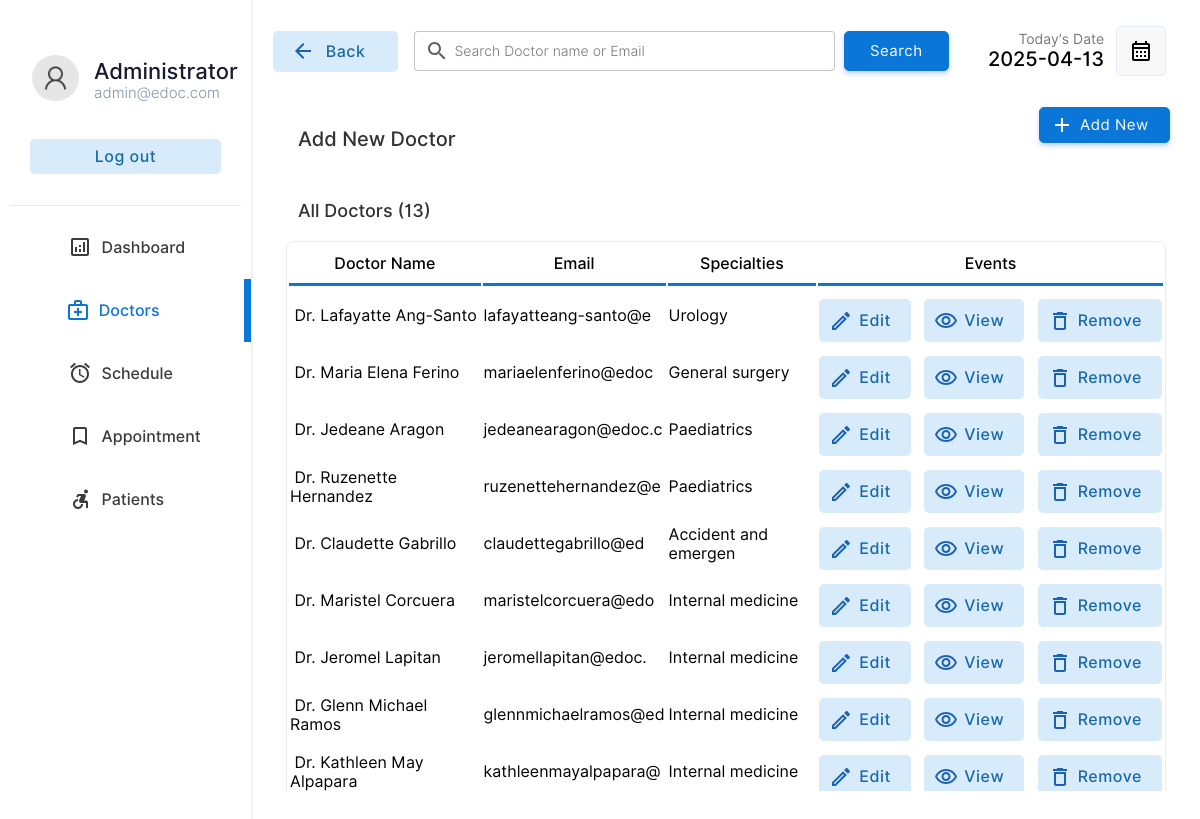
Screenshot of /doctor/doctors.php (signed in) with the database file from the repository.
### tables this page shows
CREATE TABLE `doctor` (
  `docid` int(11) NOT NULL,
  `docemail` varchar(255) DEFAULT NULL,
  `docname` varchar(255) DEFAULT NULL,
  `docpassword` varchar(255) DEFAULT NULL,
  `docnic` varchar(15) DEFAULT NULL,
  `doctel` varchar(15) DEFAULT NULL,
  `specialties` int(2) DEFAULT NULL
);

CREATE TABLE `specialties` (
  `id` int(2) NOT NULL,
  `sname` varchar(50) DEFAULT NULL
);

### doctor/doctors.php (the view, shortened to what this page needs)
<!DOCTYPE html>
<html lang="en">
<head>
    <link rel="stylesheet" href="../css/animations.css">
    <link rel="stylesheet" href="../css/main.css">
    <link rel="stylesheet" href="../css/admin.css">
</head>
<body>
    <?php
    include("../connection.php");
    ?>
    <div class="container">
        <div class="menu">
            <table class="menu-container" border="0">
                <tr>
                    <td style="padding:10px" colspan="2">
                        <table border="0" class="profile-container">
                            <tr>
                                <td width="30%" style="padding-left:20px" >
                                    <img src="../img/user.png" alt="" width="100%" style="border-radius:50%">
                                </td>
                                <td style="padding:0px;margin:0px;">
                                    <p class="profile-title">Administrator</p>
                                    <p class="profile-subtitle">admin@edoc.com</p>
                                </td>
                            </tr>
                            <tr>
                                <td colspan="2">
                                <a href="../logout.php" ><input type="button" value="Log out" class="logout-btn btn-primary-soft btn"></a>
                                </td>
                            </tr>
                    </table>
                    </td>
                </tr>
                <tr class="menu-row" >
                    <td class="menu-btn menu-icon-dashbord" >
                        <a href="index.php" class="non-style-link-menu"><div><p class="menu-text">Dashboard</p></a></div></a>
                <tr class="menu-row">
                    <td class="menu-btn menu-icon-doctor menu-active menu-icon-doctor-active">
                        <a href="doctors.php" class="non-style-link-menu non-style-link-menu-active"><div><p class="menu-text">Doctors</p></a></div>
                <tr class="menu-row" >
                    <td class="menu-btn menu-icon-schedule">
                        <a href="schedule.php" class="non-style-link-menu"><div><p class="menu-text">Schedule</p></div></a>
                    </td>
                </tr>
                <tr class="menu-row">
                    <td class="menu-btn menu-icon-appoinment">
                        <a href="appointment.php" class="non-style-link-menu"><div><p class="menu-text">Appointment</p></a></div>
                    </td>
                </tr>
                <tr class="menu-row" >
                    <td class="menu-btn menu-icon-patient">
                        <a href="patient.php" class="non-style-link-menu"><div><p class="menu-text">Patients</p></a></div>
                    </td>
                </tr>
        <div class="dash-body">
            <table border="0" width="100%" style=" border-spacing: 0;margin:0;padding:0;margin-top:25px; ">
                <tr >
                    <td width="13%">
                        <a href="doctors.php" ><button  class="login-btn btn-primary-soft btn btn-icon-back"  style="padding-top:11px;padding-bottom:11px;margin-left:20px;width:125px"><font class="tn-in-text">Back</font></button></a>
                    </td>
                    <td>
                        <form action="" method="post" class="header-search">
                            <input type="search" name="search" class="input-text header-searchbar" placeholder="Search Doctor name or Email" list="doctors">&nbsp;&nbsp;
                            <?php
                                $list11 = $database->query("select  docname,docemail from  doctor;");
?>
                            <input type="Submit" value="Search" class="login-btn btn-primary btn" style="padding-left: 25px;padding-right: 25px;padding-top: 10px;padding-bottom: 10px;">
                        </form>
                    </td>
                    <td width="15%">
                        <p style="font-size: 14px;color: rgb(119, 119, 119);padding: 0;margin: 0;text-align: right;">
                            Today's Date
                        </p>
                        <p class="heading-sub12" style="padding: 0;margin: 0;">
                            <?php
                        $date = date('Y-m-d');
                        echo $date;
                        ?>
                        </p>
                    </td>
                    <td width="10%">
                        <button  class="btn-label"  style="display: flex;justify-content: center;align-items: center;"><img src="../img/calendar.svg" width="100%"></button>
                    </td>
                </tr>
                <tr >
                    <td colspan="2" style="padding-top:30px;">
                        <p class="heading-main12" style="margin-left: 45px;font-size:20px;color:rgb(49, 49, 49)">Add New Doctor</p>
                    </td>
                    <td colspan="2">
                        <a href="?action=add&id=none&error=0" class="non-style-link"><button  class="login-btn btn-primary btn button-icon"  style="display: flex;justify-content: center;align-items: center;margin-left:75px;background-image: url('../img/icons/add.svg');">Add New</font></button>
                            </a></td>
                </tr>
                <tr>
                    <td colspan="4" style="padding-top:10px;">
                        <p class="heading-main12" style="margin-left: 45px;font-size:18px;color:rgb(49, 49, 49)">All Doctors (<?php echo $list11->num_rows; ?>)</p>
                    </td>
                </tr>
                <?php
                    if($_POST){
                        $keyword=$_POST["search"];
                        $sqlmain= "select * from doctor where docemail='$keyword' or docname='$keyword' or docname like '$keyword%' or docname like '%$keyword' or docname like '%$keyword%'";
                    }else{
                        $sqlmain= "select * from doctor order by docid desc";
                    }
                ?>
                <tr>
                   <td colspan="4">
                       <center>
                        <div class="abc scroll">
                        <table width="93%" class="sub-table scrolldown" border="0">
                        <thead>
                        <tr>
                                <th class="table-headin">
                                Doctor Name
                                </th>
                                <th class="table-headin">
                                    Email
                                </th>
                                <th class="table-headin">
                                    Specialties
                                </th>
                                <th class="table-headin">
                                    Events
                                </tr>
                        </thead>
                        <tbody>
                            <?php
                                $result= $database->query($sqlmain);
                                if($result->num_rows==0){
                                    echo '<tr>
                                    <td colspan="4">
                                    <br><br><br><br>
                                    <center>
                                    <img src="../img/notfound.svg" width="25%">
                                    <br>
                                    <p class="heading-main12" style="margin-left: 45px;font-size:20px;color:rgb(49, 49, 49)">We  couldnt find anything related to your keywords !</p>
                                    <a class="non-style-link" href="doctors.php"><button  class="login-btn btn-primary-soft btn"  style="display: flex;justify-content: center;align-items: center;margin-left:20px;">&nbsp; Show all Doctors &nbsp;</font></button>
                                    </a>
                                    </center>
                                    <br><br><br><br>
                                    </td>
                                    </tr>';
                                }
                                else{
                                for ( $x=0; $x<$result->num_rows;$x++){
                                    $row=$result->fetch_assoc();
                                    $docid=$row["docid"];
                                    $name=$row["docname"];
                                    $email=$row["docemail"];
                                    $spe=$row["specialties"];
                                    $spcil_res= $database->query("select sname from specialties where id='$spe'");
                                    $spcil_array= $spcil_res->fetch_assoc();
                                    $spcil_name=$spcil_array["sname"];
                                    echo '<tr>
                                        <td> &nbsp;'.
                                        substr($name,0,30)
                                        .'</td>
                                        <td>
                                        '.substr($email,0,20).'
                                        </td>
                                        <td>
                                            '.substr($spcil_name,0,20).'
                                        </td>
                                        <td>
                                        <div style="display:flex;justify-content: center;">
                                        <a href="?action=edit&id='.$docid.'&error=0" class="non-style-link"><button  class="btn-primary-soft btn button-icon btn-edit"  style="padding-left: 40px;padding-top: 12px;padding-bottom: 12px;margin-top: 10px;"><font class="tn-in-text">Edit</font></button></a>
                                        &nbsp;&nbsp;&nbsp;
                                        <a href="?action=view&id='.$docid.'" class="non-style-link"><button  class="btn-primary-soft btn button-icon btn-view"  style="padding-left: 40px;padding-top: 12px;padding-bottom: 12px;margin-top: 10px;"><font class="tn-in-text">View</font></button></a>
                                       &nbsp;&nbsp;&nbsp;
                                       <a href="?action=drop&id='.$docid.'&name='.$name.'" class="non-style-link"><button  class="btn-primary-soft btn button-icon btn-delete"  style="padding-left: 40px;padding-top: 12px;padding-bottom: 12px;margin-top: 10px;"><font class="tn-in-text">Remove</font></button></a>
                                        </div>
                                        </td>
                                    </tr>';
                                }
                            }
                            ?>
                            </tbody>
                        </table>
                        </div>
                        </center>
                   </td>
                </tr>
            </table>
        </div>
</body>
</html>

### css/main.css (style rules this page uses)
:root { --primarycolor: #0A76D8; --primarycolorhover: #006dd3; --btnice:#D8EBFA; --btnnicetext:#1b62b3; }
body { margin: 0; padding: 0; border-spacing: 0; font-family: 'Inter', sans-serif; }
.input-text { border-radius: 4px; border: 0.5px solid rgb(226, 226, 226); padding: 10px; width: 92%; transition: 0.2s; outline: none; }
.input-text { border: 1px solid #e9ecef; font-size: 14px; line-height: 26px; background-color: #fff; display: block; width: 100%; padding: .375rem .75rem; font-weight: 300; line-height: 1.5; color: #212529; background-color: #fff; background-clip: padding-box; -webkit-appearance: none; -moz-appearance: none; appearance: none; border-radius: .25rem; transition: border-color .15s ease-in-out,box-shadow .15s ease-in-out; }
.input-text::placeholder { font-family: 'Inter', sans-serif; }
.btn { cursor: pointer; padding: 8px 20px; outline: none; text-decoration: none; font-size: 15px; letter-spacing: 0.5px; transition: all 0.3s; border-radius: 5px; font-family: 'Inter', sans-serif; }
.btn-primary { background-color: var(--primarycolor) ; border: 1px solid var(--primarycolor) ; color: #fff ; box-shadow: 0 3px 5px 0 rgba(57,108,240,0.3); }
.btn-primary-soft { background-color: #D8EBFA ; color: #1969AA; font-weight: 500; font-size: 16px; border: none; }
.non-style-link:link, .non-style-link:visited, .non-style-link:hover, .non-style-link:active { text-decoration: none; color: rgb(43, 43, 43); }
.btn-label { margin-left: 10px; padding: 12px 12px; outline: none; text-decoration: none; font-size: 15px; letter-spacing: 0.5px; transition: all 0.3s; border-radius: 5px; background-color: #f0f0f073; border: 1px solid rgba(57,108,240,0.1) ; font-family: 'Inter', sans-serif; }
.sub-table { border: 1px solid #ebebeb; border-radius: 8px; }
.table-headin { font-size: 16px; font-weight: 500; padding: 10px; border-bottom: 3px solid var(--primarycolor); }
.abc { width: 100%; height: 550px; overflow: auto; }
input[type=search] { background-image: url('../img/search.svg'); background-position: 10px 50%; background-repeat: no-repeat; transition: 0.5s; padding: 8px 20px 8px 40px; }
.button-icon { background-position: 10px 50%; background-repeat: no-repeat; transition: 0.5s; padding: 8px 20px 8px 40px; }
.menu-btn { padding:6px; color: #3b3b3b; background-position: 30% 50%; background-repeat: no-repeat; transition: 0.5s; }
.menu-text { padding-left: 40%; font-weight: 500; font-size: 16px; }
.menu-active { color: var(--primarycolor); border-right: 7px solid var(--primarycolor); background-color: var(); }
.non-style-link-menu:link, .non-style-link-menu:visited, .non-style-link-menu:active { text-decoration: none; color: #3b3b3b; }
.non-style-link-menu-active:link, .non-style-link-menu-active:visited, .non-style-link-menu-active:active { text-decoration: none; color: var(--primarycolor); }
.menu-icon-dashbord { background-image: url('../img/icons/dashboard.svg'); }
.menu-icon-doctor { background-image: url('../img/icons/doctors.svg'); }
.menu-icon-schedule { background-image: url('../img/icons/schedule.svg'); }
.menu-icon-appoinment { background-image: url('../img/icons/book.svg'); }
.menu-icon-patient { background-image: url('../img/icons/patients.svg'); }
.menu-icon-doctor:hover,.menu-icon-doctor-active { color: var(--primarycolor); background-image: url('../img/icons/doctors-hover.svg'); }
.btn-icon-back { background-image: url('../img/icons/back-iceblue.svg'); background-position: 18px 50%; background-repeat: no-repeat; transition: 0.5s; padding: 8px 20px 8px 40px; }
.btn-edit { background-image: url('../img/icons/edit-iceblue.svg'); }
.btn-view { background-image: url('../img/icons/view-iceblue.svg'); }
.btn-delete { background-image: url('../img/icons/delete-iceblue.svg'); }

### doctor/doctors.php (style rules this page uses)
.sub-table { animation: transitionIn-Y-bottom 0.5s; }

### rows the page displays
doctor: docname "Dr. Lafayatte Ang-Santo", docemail "lafayatteang-santo@e", specialties.sname "Urology"
doctor: docname "Dr. Maria Elena Ferino", docemail "mariaelenferino@edoc", specialties.sname "General surgery"
doctor: docname "Dr. Jedeane Aragon", docemail "jedeanearagon@edoc.c", specialties.sname "Paediatrics"
doctor: docname "Dr. Ruzenette Hernandez", docemail "ruzenettehernandez@e", specialties.sname "Paediatrics"
doctor: docname "Dr. Claudette Gabrillo", docemail "claudettegabrillo@ed", specialties.sname "Accident and emergen"
doctor: docname "Dr. Maristel Corcuera", docemail "maristelcorcuera@edo", specialties.sname "Internal medicine"
doctor: docname "Dr. Jeromel Lapitan", docemail "jeromellapitan@edoc.", specialties.sname "Internal medicine"
doctor: docname "Dr. Glenn Michael Ramos", docemail "glennmichaelramos@ed", specialties.sname "Internal medicine"
doctor: docname "Dr. Kathleen May Alpapara", docemail "kathleenmayalpapara@", specialties.sname "Internal medicine"

### other values shown
$list11->num_rows "13"
